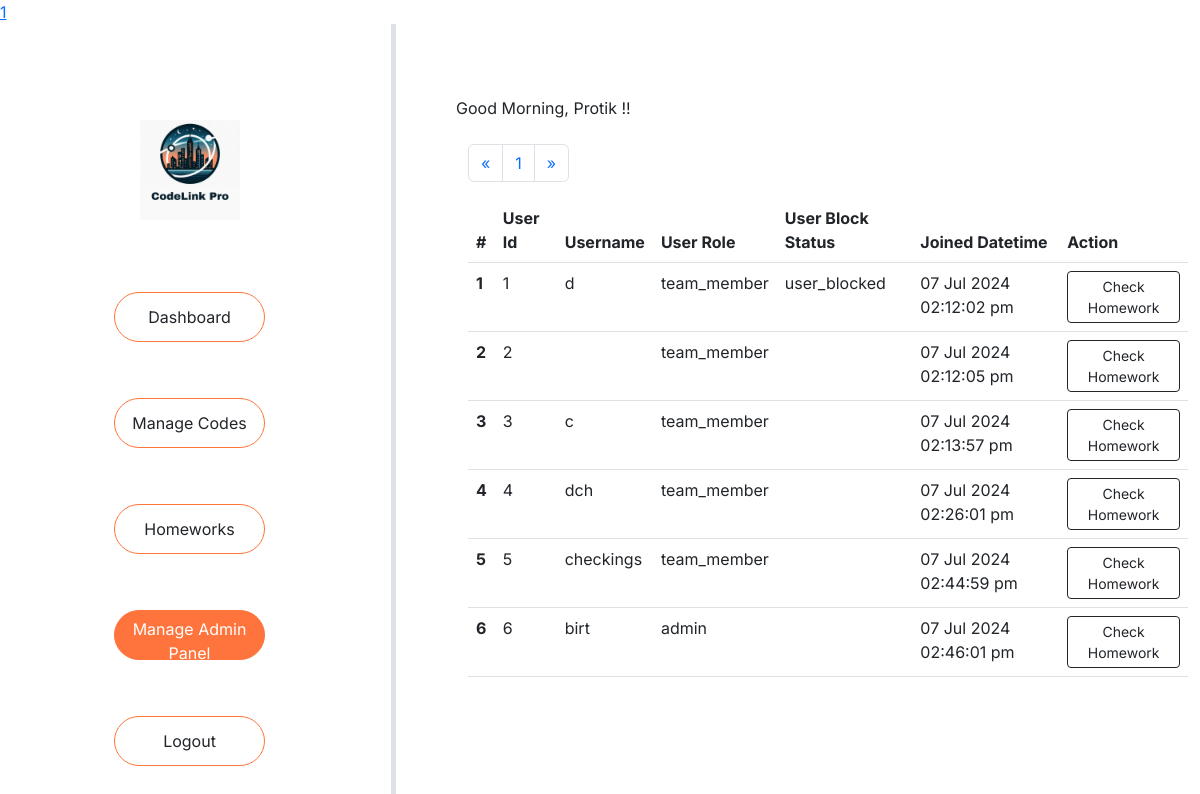
Page /manage_users (signed in) on the committed database.
### tables this page shows
CREATE TABLE `users` (
  `user_id` int(11) NOT NULL,
  `user_name` varchar(255) NOT NULL,
  `email` varchar(255) NOT NULL,
  `password` varchar(255) NOT NULL,
  `user_role` varchar(255) NOT NULL,
  `user_block_status` varchar(255) NOT NULL,
  `datetime` datetime NOT NULL DEFAULT current_timestamp()
);

### config/config.php (called while the page is built, shortened)
<?php
class database {
    protected function connect()
    {
        $this->hostname = "localhost";
        $this->db_username = "root";
        $this->db_password = "";
        $this->db_name = "code_link_pro";
        $conn = new mysqli($this->hostname, $this->db_username, $this->db_password, $this->db_name);
        return $conn;
    }
}
?>

### models/models.php (called while the page is built, shortened)
<?php
require_once __DIR__ . '/../config/config.php';
require_once __DIR__ . '/../controllers/controllers.php';
class models extends database{
   public function make_query($sql){
      $result = $this->connect()->query($sql);
      return $result;
   }
     public function get_data($table_name){
        $sql = "SELECT * FROM `$table_name` WHERE 1";
        $result = $this->connect()->query($sql);
        return $result;
     }
}
?>

### views/pages/manage_users.php (the view, shortened to what this page needs)
<?php
require __DIR__ . "/inc/_header.php";
$controllers->check_admin_access();
$models = new models;
$results_per_page = 5;
$sql = "SELECT COUNT(*) AS total FROM homeworks";
$result = $models->make_query($sql);
$row = $result->fetch_assoc();
$total_results = $row['total'];
$total_pages = ceil($total_results / $results_per_page);
for ($page = 1; $page <= $total_pages; $page++) {
    echo '
    <a href="?page=' . $page . '"> ' . $page . ' </a>
    ';
}
?>
<main>
    <div class="main_section">
        <div class="row">
            <div class="col-md-4 col-sm-12 border-5  border-end" style="height: auto !important;">
                <div class="navbar_section">
                    <div class="md_navbar_section">
                        <div class="logo d-flex justify-content-center mt-5 pt-5 mb-4">
                            <img src="/assets/img/CodeLinkPro.png" class="" width="100px" alt="">
                        </div>
                        <?php
                        require __DIR__ . "/inc/_sidebar_items.php";
                        ?>
                    </div>
                </div>
            </div>
            <div class="col-md-8 col-sm-12">
                <div class="section_main_content mt-4">
                    <div class="container m-4 p-4">
                        <div class="greetings_section mb-4">
                            Good Morning, Protik !!
                        </div>
                        <div class="home_work_section">
                            <div class="container">
                                <div class="pagination_section">
                                    <nav aria-label="Page navigation example">
                                        <ul class="pagination">
                                            <li class="page-item">
                                                <a class="page-link" href='<?php
                                                $get_page = $_GET['page'];
                                                if (isset($_GET['page'])) {
                                                    if ($get_page > 1) {
                                                        echo '?page=' . $get_page - 1;
                                                    } else {
                                                        echo '?page=' . $get_page = 1;
                                                    }
                                                }
                                                ?>' aria-label="Previous">
                                                    <span aria-hidden="true">&laquo;</span>
                                                </a>
                                            </li>
                                            <?php
                                            $get_total_pages = $controllers->pagination();
                                            ?>
                                            <li class="page-item">
                                                <a class="page-link" href="<?php
                                                if (isset($_GET['page'])) {
                                                    $get_page = $_GET['page'];
                                                    if ($get_page < $get_total_pages) {
                                                        echo '?page=' . $get_page + 1;
                                                    } else {
                                                        echo '?page=' . $get_page = $get_total_pages;
                                                    }
                                                } else {
                                                    echo '?page=' . 2;
                                                }
                                                ?>" aria-label="Next">
                                                    <span aria-hidden="true">&raquo;</span>
                                                </a>
                                            </li>
                                        </ul>
                                    </nav>
                                </div>
                                <div class="table-responsive">
                                    <table class="table table-hover">
                                        <thead>
                                            <tr>
                                                <th scope="col">#</th>
                                                <th scope="col">User Id</th>
                                                <th scope="col">Username</th>
                                                <th scope="col">User Role</th>
                                                <th scope="col">User Block Status</th>
                                                <th scope="col">Joined Datetime</th>
                                                <th scope="col">Action</th>
                                            </tr>
                                        </thead>
                                        <tbody>
                                            <?php
                                            $result_manage_homework = $controllers->get_data("users");
                                            if ($result_manage_homework) {
                                                if ($result_manage_homework->num_rows > 0) {
                                                    $manage_homework_sl_no = 1;
                                                    while ($row = $result_manage_homework->fetch_assoc()) {
                                                        echo '
                                                <tr>
                                                <th scope="row">' . $manage_homework_sl_no . '</th>
                                                <td>' . $row['user_id'] . '</td>
                                                <td>' . $row['user_name'] . '</td>
                                                <td>' . $row['user_role'] . '</td>
                                                <td>' . $row['user_block_status'] . '</td>
                                                <td>' . date("d M Y h:i:s a", strtotime($row['datetime'])) . '</td>
                                                <td>
                                                <a href="/user_details?user_id=' . $row['user_id'] . '">
                                                <button class = "btn btn-sm btn-outline-dark">Check Homework</button>
                                                </a>
                                                </td>
                                                </tr>
                                                ';
                                                        $manage_homework_sl_no++;
                                                    }
                                                }
                                            }
                                            ?>
                                        </tbody>
                                    </table>
                                </div>
                            </div>
                        </div>
                    </div>
                </div>
            </div>
        </div>
    </div>
</main>
<?php
require __DIR__ . "/inc/_footer_script.php";
?>

### assets/css/ace_code_editor.css (style rules this page uses)
:root { --set-editor-inner-margin-top: 20px; }

### assets/css/responsive.inc.css (style rules this page uses)
@media screen and (min-width: 766px) { .md_navbar_section { display: block; } }

### assets/css/style.inc.css (style rules this page uses)
* { margin: 0; padding: 0; box-sizing: border-box; }
body { font-family: "Inter", sans-serif;; }
:root { --primary-color: #FF743C; }
.section_main_content { overflow-y: scroll; overflow-x: hidden; height: 100vh; }

### rows in the picture
users: user_id "1", user_name "d", user_role "team_member", user_block_status "user_blocked", datetime "07 Jul 2024 02:12:02 pm"
users: user_id "2", user_role "team_member", datetime "07 Jul 2024 02:12:05 pm"
users: user_id "3", user_name "c", user_role "team_member", datetime "07 Jul 2024 02:13:57 pm"
users: user_id "4", user_name "dch", user_role "team_member", datetime "07 Jul 2024 02:26:01 pm"
users: user_id "5", user_name "checkings", user_role "team_member", datetime "07 Jul 2024 02:44:59 pm"
users: user_id "6", user_name "birt", user_role "admin", datetime "07 Jul 2024 02:46:01 pm"
